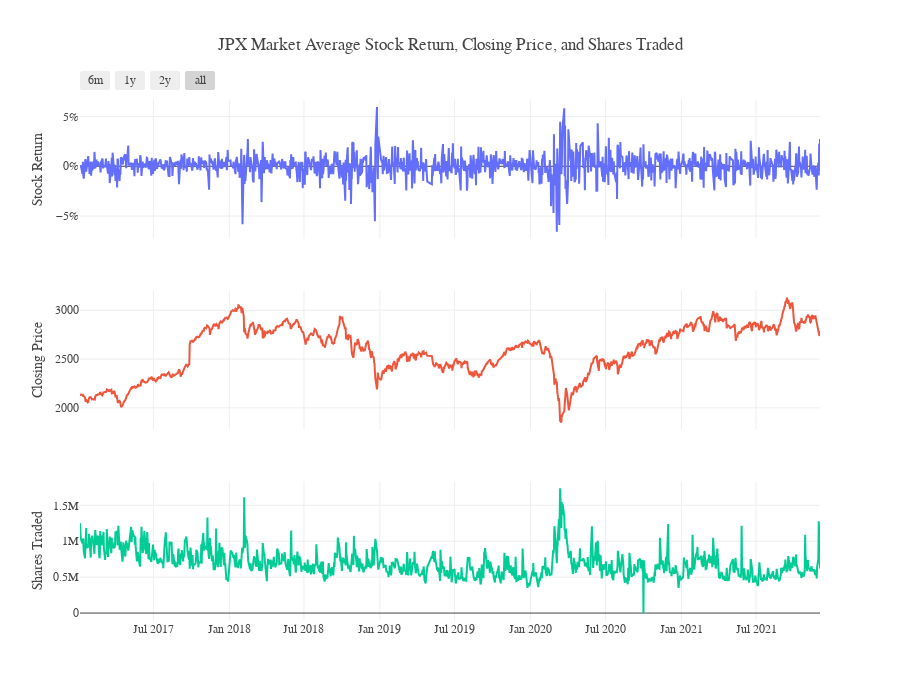

Notebook code cell kept with this figure:
### Code cell
#Use plotly make_subplots

fig = make_subplots(rows=3, cols=1,
                    shared_xaxes=True)

for i, j in enumerate([returns, close_avg, vol_avg]):
    fig.add_trace(go.Scatter(x=data_date, y=j, mode='lines',
                             name=j.name, marker_color=colors[i]), row=i+1, col=1)

fig.update_xaxes(rangeslider_visible=False,
                 rangeselector=dict(
                     buttons=list([
                         dict(count=6, label='6m', step='month', stepmode='backward'),
                         dict(count=1, label='1y', step='year', stepmode='backward'),
                         dict(count=2, label='2y', step='year', stepmode='backward'),
                         dict(step='all')])),
                         row=1, col=1)

fig.update_layout(template=temp, title='JPX Market Average Stock Return, Closing Price, and Shares Traded',
                  hovermode='x unified', height=700,
                  yaxis1=dict(title='Stock Return', ticksuffix='%'),
                  yaxis2_title='Closing Price', yaxis3_title='Shares Traded',
                  showlegend=False)

fig.show()

### Figure 1 — Plotly figure (JSON) as saved in the notebook; plotly's stock layout.template omitted (floating-point values rounded to 4 significant figures; data arrays with more than 128 entries replaced by an {"elided": "..."} marker saying what was removed)
{"data": [{"marker": {"color": "#636EFA"}, "mode": "lines", "name": "Average Return", "type": "scatter", "x": {"elided": "1202 str values"}, "xaxis": "x", "y": {"elided": "1202 float values"}, "yaxis": "y"}, {"marker": {"color": "#EF553B"}, "mode": "lines", "name": "Closing Price", "type": "scatter", "x": {"elided": "1202 str values"}, "xaxis": "x2", "y": {"elided": "1202 float values"}, "yaxis": "y2"}, {"marker": {"color": "#00CC96"}, "mode": "lines", "name": "Volume", "type": "scatter", "x": {"elided": "1202 str values"}, "xaxis": "x3", "y": {"elided": "1202 float values"}, "yaxis": "y3"}], "layout": {"height": 700, "hovermode": "x unified", "showlegend": false, "title": {"text": "JPX Market Average Stock Return, Closing Price, and Shares Traded"}, "xaxis": {"anchor": "y", "domain": [0, 1], "matches": "x3", "rangeselector": {"buttons": [{"count": 6, "label": "6m", "step": "month", "stepmode": "backward"}, {"count": 1, "label": "1y", "step": "year", "stepmode": "backward"}, {"count": 2, "label": "2y", "step": "year", "stepmode": "backward"}, {"step": "all"}]}, "rangeslider": {"visible": false}, "showticklabels": false}, "xaxis2": {"anchor": "y2", "domain": [0, 1], "matches": "x3", "showticklabels": false}, "xaxis3": {"anchor": "y3", "domain": [0, 1]}, "yaxis": {"anchor": "x", "domain": [0.7333, 1], "ticksuffix": "%", "title": {"text": "Stock Return"}}, "yaxis2": {"anchor": "x2", "domain": [0.3667, 0.6333], "title": {"text": "Closing Price"}}, "yaxis3": {"anchor": "x3", "domain": [0, 0.2667], "title": {"text": "Shares Traded"}}}}
